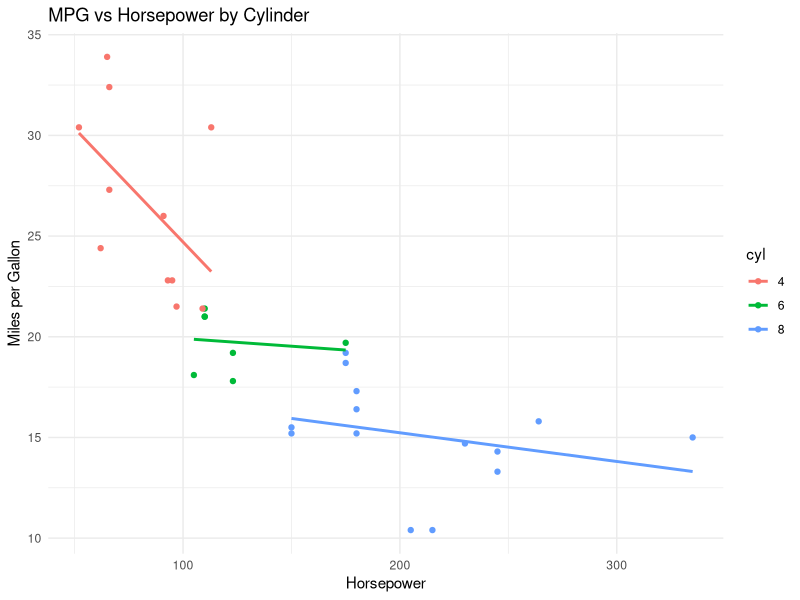
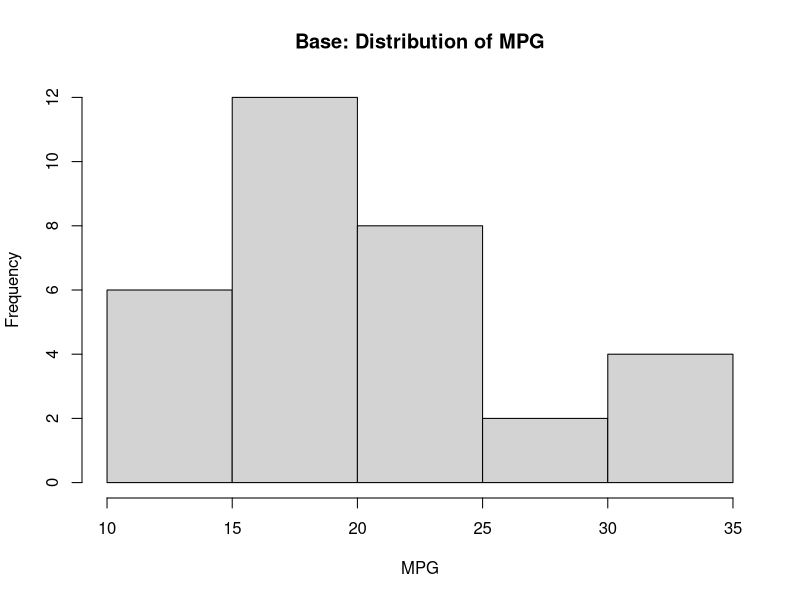

The R source for these figures, in order:
## ---- chunk 1
# load dataset and show first rows and basic summary
data("mtcars", package = "datasets")
head(mtcars)
summary(mtcars$mpg)
## ---- chunk 2
# compute mean and sd of mpg and group means by cyl
mean_mpg <- mean(mtcars$mpg, na.rm = TRUE)
sd_mpg <- sd(mtcars$mpg, na.rm = TRUE)
group_means <- aggregate(mpg ~ cyl, data = mtcars, FUN = mean)
mean_mpg
sd_mpg
group_means
## ---- chunk 3
# create a scatter with trend lines colored by cylinder
if (!requireNamespace("ggplot2", quietly = TRUE)) install.packages("ggplot2")
library(ggplot2)
ggplot(mtcars, aes(x = hp, y = mpg, color = factor(cyl))) +
  geom_point() +
  geom_smooth(method = "lm", se = FALSE) +
  labs(title = "MPG vs Horsepower by Cylinder",
       x = "Horsepower",
       y = "Miles per Gallon",
       color = "cyl") +
  theme_minimal()
## ---- chunk 4
# simple base histogram of mpg
hist(mtcars$mpg,
     breaks = 8,
     main = "Base: Distribution of MPG",
     xlab = "MPG")
## ---- chunk 5
sessionInfo()
